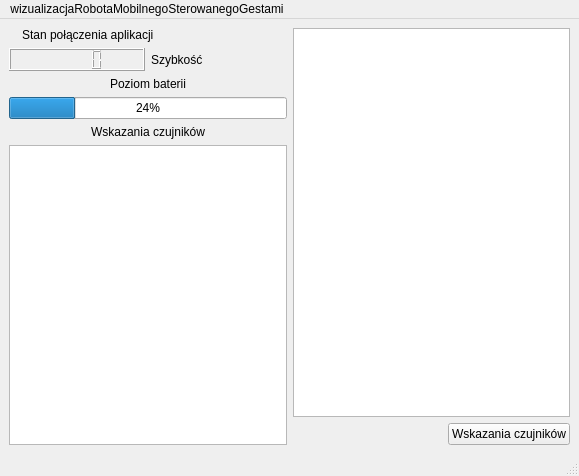
<?xml version="1.0" encoding="UTF-8"?>
<ui version="4.0">
 <class>MainWindow</class>
 <widget class="QMainWindow" name="MainWindow">
  <property name="geometry">
   <rect>
    <x>0</x>
    <y>0</y>
    <width>579</width>
    <height>476</height>
   </rect>
  </property>
  <property name="windowTitle">
   <string>MainWindow</string>
  </property>
  <widget class="QWidget" name="centralwidget">
   <layout class="QGridLayout" name="gridLayout_3">
    <item row="0" column="0">
     <layout class="QGridLayout" name="gridLayout">
      <item row="1" column="0">
       <layout class="QHBoxLayout" name="horizontalLayout_2">
        <item>
         <widget class="QLCDNumber" name="lcdNumber"/>
        </item>
        <item>
         <widget class="QLabel" name="label_2">
          <property name="text">
           <string>Szybkość</string>
          </property>
          <property name="alignment">
           <set>Qt::AlignLeading|Qt::AlignLeft|Qt::AlignVCenter</set>
          </property>
         </widget>
        </item>
       </layout>
      </item>
      <item row="2" column="0">
       <layout class="QVBoxLayout" name="verticalLayout">
        <item>
         <widget class="QLabel" name="label_3">
          <property name="text">
           <string>Poziom baterii</string>
          </property>
          <property name="alignment">
           <set>Qt::AlignCenter</set>
          </property>
         </widget>
        </item>
        <item>
         <widget class="QProgressBar" name="progressBar">
          <property name="value">
           <number>24</number>
          </property>
         </widget>
        </item>
       </layout>
      </item>
      <item row="3" column="0">
       <layout class="QVBoxLayout" name="verticalLayout_2">
        <item>
         <widget class="QLabel" name="label_4">
          <property name="text">
           <string>Wskazania czujników</string>
          </property>
          <property name="alignment">
           <set>Qt::AlignCenter</set>
          </property>
         </widget>
        </item>
        <item>
         <widget class="QGraphicsView" name="graphicsView_2"/>
        </item>
       </layout>
      </item>
      <item row="0" column="0">
       <layout class="QHBoxLayout" name="horizontalLayout">
        <property name="sizeConstraint">
         <enum>QLayout::SetDefaultConstraint</enum>
        </property>
        <item>
         <widget class="QLabel" name="led">
          <property name="sizePolicy">
           <sizepolicy hsizetype="Fixed" vsizetype="Fixed">
            <horstretch>0</horstretch>
            <verstretch>0</verstretch>
           </sizepolicy>
          </property>
          <property name="autoFillBackground">
           <bool>true</bool>
          </property>
          <property name="text">
           <string/>
          </property>
          <property name="pixmap">
           <pixmap>../../menu-belka-dialog/res/img/led/led_red.png</pixmap>
          </property>
         </widget>
        </item>
        <item>
         <widget class="QLabel" name="label">
          <property name="maximumSize">
           <size>
            <width>300</width>
            <height>500</height>
           </size>
          </property>
          <property name="text">
           <string>Stan połączenia aplikacji</string>
          </property>
          <property name="alignment">
           <set>Qt::AlignLeading|Qt::AlignLeft|Qt::AlignVCenter</set>
          </property>
         </widget>
        </item>
       </layout>
      </item>
     </layout>
    </item>
    <item row="0" column="1">
     <layout class="QGridLayout" name="gridLayout_2">
      <item row="0" column="0" colspan="2">
       <widget class="QGraphicsView" name="graphicsView_3"/>
      </item>
      <item row="1" column="0">
       <spacer name="horizontalSpacer">
        <property name="orientation">
         <enum>Qt::Horizontal</enum>
        </property>
        <property name="sizeHint" stdset="0">
         <size>
          <width>78</width>
          <height>20</height>
         </size>
        </property>
       </spacer>
      </item>
      <item row="1" column="1">
       <widget class="QPushButton" name="pushButton">
        <property name="text">
         <string>Wskazania czujników</string>
        </property>
       </widget>
      </item>
     </layout>
    </item>
   </layout>
  </widget>
  <widget class="QMenuBar" name="menubar">
   <property name="geometry">
    <rect>
     <x>0</x>
     <y>0</y>
     <width>579</width>
     <height>22</height>
    </rect>
   </property>
   <widget class="QMenu" name="menuwizualizacjaRobotaMobilnegoSterowanegoGestami">
    <property name="title">
     <string>wizualizacjaRobotaMobilnegoSterowanegoGestami</string>
    </property>
   </widget>
   <addaction name="menuwizualizacjaRobotaMobilnegoSterowanegoGestami"/>
  </widget>
  <widget class="QStatusBar" name="statusbar"/>
 </widget>
 <resources/>
 <connections/>
</ui>
